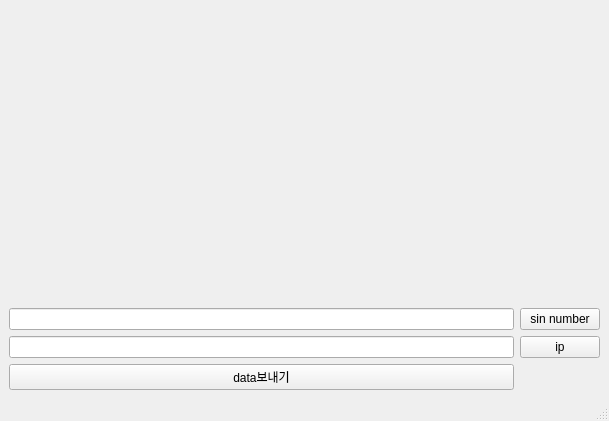
<?xml version="1.0" encoding="UTF-8"?>
<ui version="4.0">
 <class>MainWindow</class>
 <widget class="QMainWindow" name="MainWindow">
  <property name="geometry">
   <rect>
    <x>0</x>
    <y>0</y>
    <width>609</width>
    <height>421</height>
   </rect>
  </property>
  <property name="windowTitle">
   <string>MainWindow</string>
  </property>
  <widget class="QWidget" name="centralwidget">
   <layout class="QGridLayout" name="gridLayout">
    <item row="2" column="1">
     <widget class="QPushButton" name="ipButton">
      <property name="text">
       <string>ip</string>
      </property>
     </widget>
    </item>
    <item row="0" column="0" colspan="2">
     <widget class="QLabel" name="label">
      <property name="text">
       <string/>
      </property>
     </widget>
    </item>
    <item row="1" column="1">
     <widget class="QPushButton" name="input">
      <property name="text">
       <string>sin number</string>
      </property>
     </widget>
    </item>
    <item row="1" column="0">
     <widget class="QLineEdit" name="input_text"/>
    </item>
    <item row="2" column="0">
     <widget class="QLineEdit" name="input_ip"/>
    </item>
    <item row="3" column="0">
     <widget class="QPushButton" name="c">
      <property name="text">
       <string>data보내기</string>
      </property>
     </widget>
    </item>
   </layout>
  </widget>
  <widget class="QMenuBar" name="menubar">
   <property name="geometry">
    <rect>
     <x>0</x>
     <y>0</y>
     <width>609</width>
     <height>28</height>
    </rect>
   </property>
  </widget>
  <widget class="QStatusBar" name="statusbar"/>
 </widget>
 <resources/>
 <connections/>
</ui>
